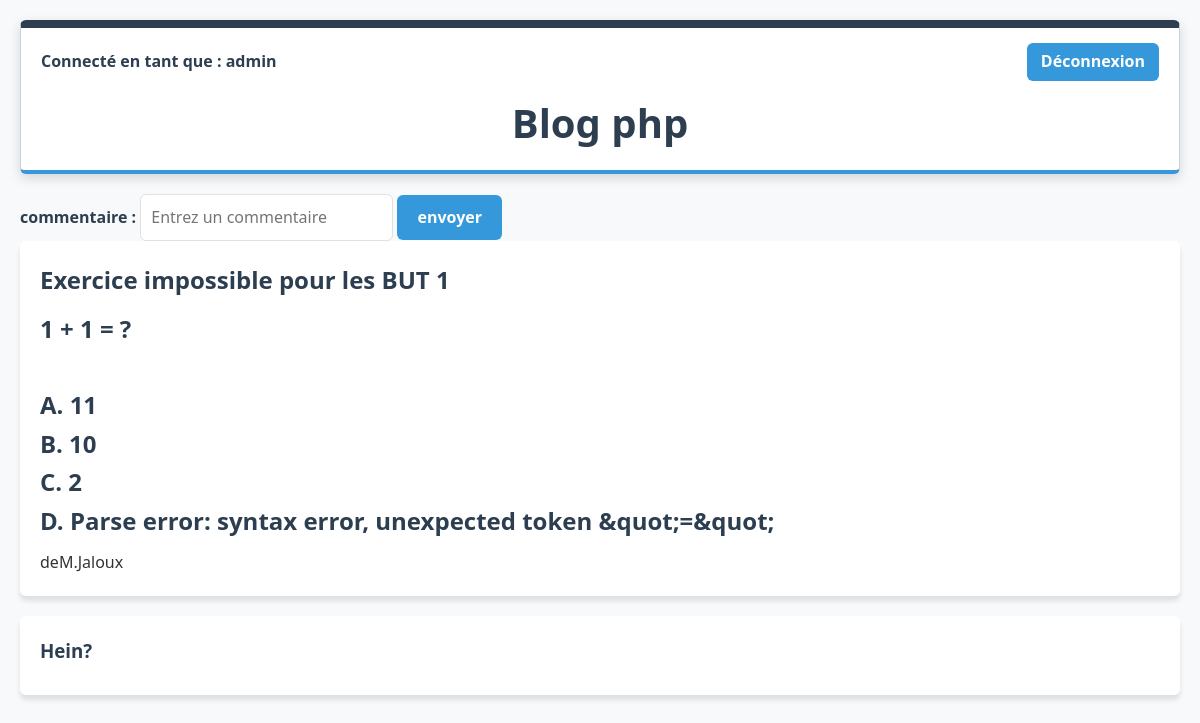
Page /php/article.php?id_article=2 (signed in) on the earlier database version.
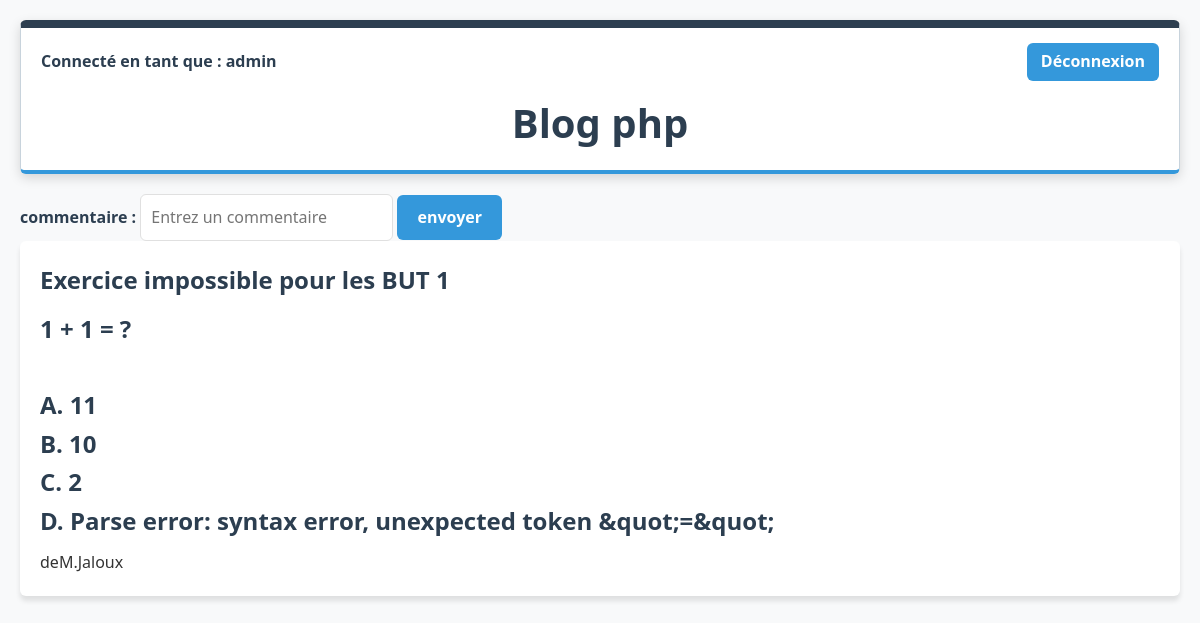
Same page on the later database version.
### tables this page shows
CREATE TABLE IF NOT EXISTS `article` (
  `id` int NOT NULL AUTO_INCREMENT,
  `titre` varchar(255) NOT NULL,
  `description` varchar(3000) NOT NULL,
  `pseudo` varchar(50) NOT NULL,
  PRIMARY KEY (`id`),
  KEY `fk_article_user` (`pseudo`)
);

CREATE TABLE IF NOT EXISTS `commentaire` (
  `id` int NOT NULL AUTO_INCREMENT,
  `description` varchar(1000) NOT NULL,
  `article_id` int NOT NULL,
  `pseudo` varchar(50) NOT NULL,
  PRIMARY KEY (`id`),
  KEY `fk_commentaire_article` (`article_id`),
  KEY `fk_commentaire_user` (`pseudo`)
);

### php/fonction_commentaire.php (the view, shortened to what this page needs)
<?php
function affiche_article(?string $titreArticle, string $nomAuteur, string $description): void
{
	echo "<section>";
	echo "<h2>" . htmlspecialchars($titreArticle) . "</h2>";
	echo "<h2>" . nl2br(htmlspecialchars($description)) . "</h2>";
	echo "<p> de" . htmlspecialchars($nomAuteur) . "</p>";
	echo "</section>";
}
function recuperer_donnees_article()
{
	try {
		$connexion = new PDO('mysql:host=localhost;dbname=blog;', 'root', '');
		$connexion->setAttribute(PDO::ATTR_ERRMODE, PDO::ERRMODE_EXCEPTION);
	} catch (PDOException $e) {
		die('Erreur PDO: ' . $e->getMessage());
	} catch (Exception $e) {
		die('Erreur Générale : ' . $e->getMessage());
	}
	$sql = 'SELECT * FROM article';
	$res = $connexion->query($sql, PDO::FETCH_ASSOC);
	$vals = $res->fetchAll();
    $sql = 'SELECT * FROM commentaire';
	$res = $connexion->query($sql, PDO::FETCH_ASSOC);
	$com = $res->fetchAll();
	return [
		'articles' => $vals,
        'commentaire' => $com
	];
}
?>

### php/header.php (shortened to what this page needs)
<!DOCTYPE html>
    <head>
        <link rel="stylesheet" type="text/css" href="../css/style.css">
        <link rel="stylesheet" type="text/css" href="../css/header.css">
    </head>
    <body>
        <header>
            <?php
        if (!empty($_SESSION["connecter"]) && $_SESSION["connecter"] === true){
            ?><p>Connecté en tant que : <?php echo $_SESSION["pseudo"]; ?></p>
            <form method=POST action="">
                <button type="submit", name=deconnexion>Déconnexion</button>
            </form>
            <?php
        }
        ?>
        <section>
        <h1>Blog php</h1>
        </section>
        </header>

### php/article.php (shortened to what this page needs)
<?php
require_once('header.php');
require_once('fonction_commentaire.php');
$donnees = recuperer_donnees_article();
$vals = $donnees['articles'];
$com = $donnees['commentaire'];
?>
<form method="POST" action="">
    <label for="commentaire">commentaire :</label>
    <input type="text" name="commentaire" id="commentaire" placeholder="Entrez un commentaire" />
    <button type="submit" name="ajout">envoyer</button>
</form>
<?php
if (!empty($vals)) {
    foreach ($vals as $row) {
        if($row['id']== $_GET['id_article']){
            affiche_article($row['titre'], $row['pseudo'],$row['description']);
                ?>
                 <?php
            foreach ($com as $line) {
                if($line['article_id']==$_GET['id_article']){
                    echo "<section>";
                    echo "<h3>" . htmlspecialchars($line['description']) . "</h3>";
                        ?>
                        <?php
                    echo "</section>";
                }
            }
        }
    }
}
?>
<?php
require_once('footer.php');
?>

### php/footer.php (shortened to what this page needs)
</body>
</html>

### css/style.css (style rules this page uses)
*, *::before, *::after { box-sizing: border-box; margin: 0; padding: 0; }
body { font-family: 'Segoe UI', system-ui, -apple-system, sans-serif; background-color: #f8f9fa; color: #333333; line-height: 1.6; padding: 20px; max-width: 1200px; margin: 0 auto; }
h1, h2, h3 { color: #2c3e50; margin-bottom: 10px; }
h1 { font-size: 2.5rem; text-align: center; }
section { background-color: #ffffff; padding: 20px; margin-bottom: 20px; border-radius: 6px; box-shadow: 0 5px 5px rgba(0, 0, 0, 0.1); }
label { font-weight: 600; color: #2c3e50; }
input, select, textarea { padding: 10px; font: inherit; border: 1px solid #e0e0e0; border-radius: 6px; }
button, section > a { display: inline-block; padding: 10px 20px; font: inherit; font-weight: 600; color: #ffffff; text-decoration: none; background-color: #3498db; border: none; border-radius: 6px; cursor: pointer; transition: background-color 0.3s ease; }

### css/header.css (style rules this page uses)
header { display: flex; flex-wrap: wrap; align-items: center; gap: 10px 20px; padding: 15px 20px; margin-bottom: 20px; background-color: #ffffff; border: 1px solid #c8d3dc; border-top: 8px solid #2c3e50; border-bottom: 4px solid #3498db; border-radius: 6px; box-shadow: 0 4px 12px rgba(0, 0, 0, 0.15); }
header p { margin-right: auto; color: #2c3e50; font-weight: 600; }
header form { display: block; }
header button { padding: 6px 14px; }
header section { flex-basis: 100%; max-width: none; margin: 0; padding: 0; background-color: transparent; box-shadow: none; border-radius: 0; }
header h1 { margin-bottom: 0; color: #2c3e50; }

Differences in the rows shown:
removed commentaire: description "Hein?"
